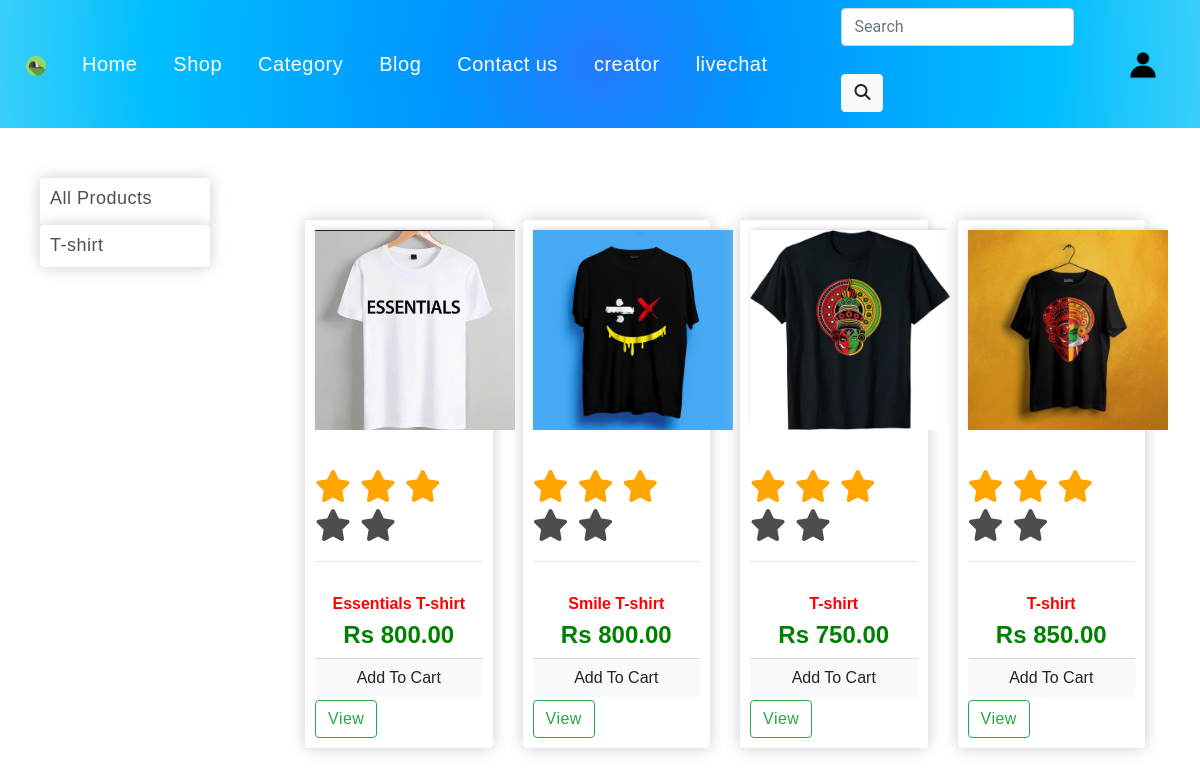
/home/categorie, run on an earlier commit of the app's database.
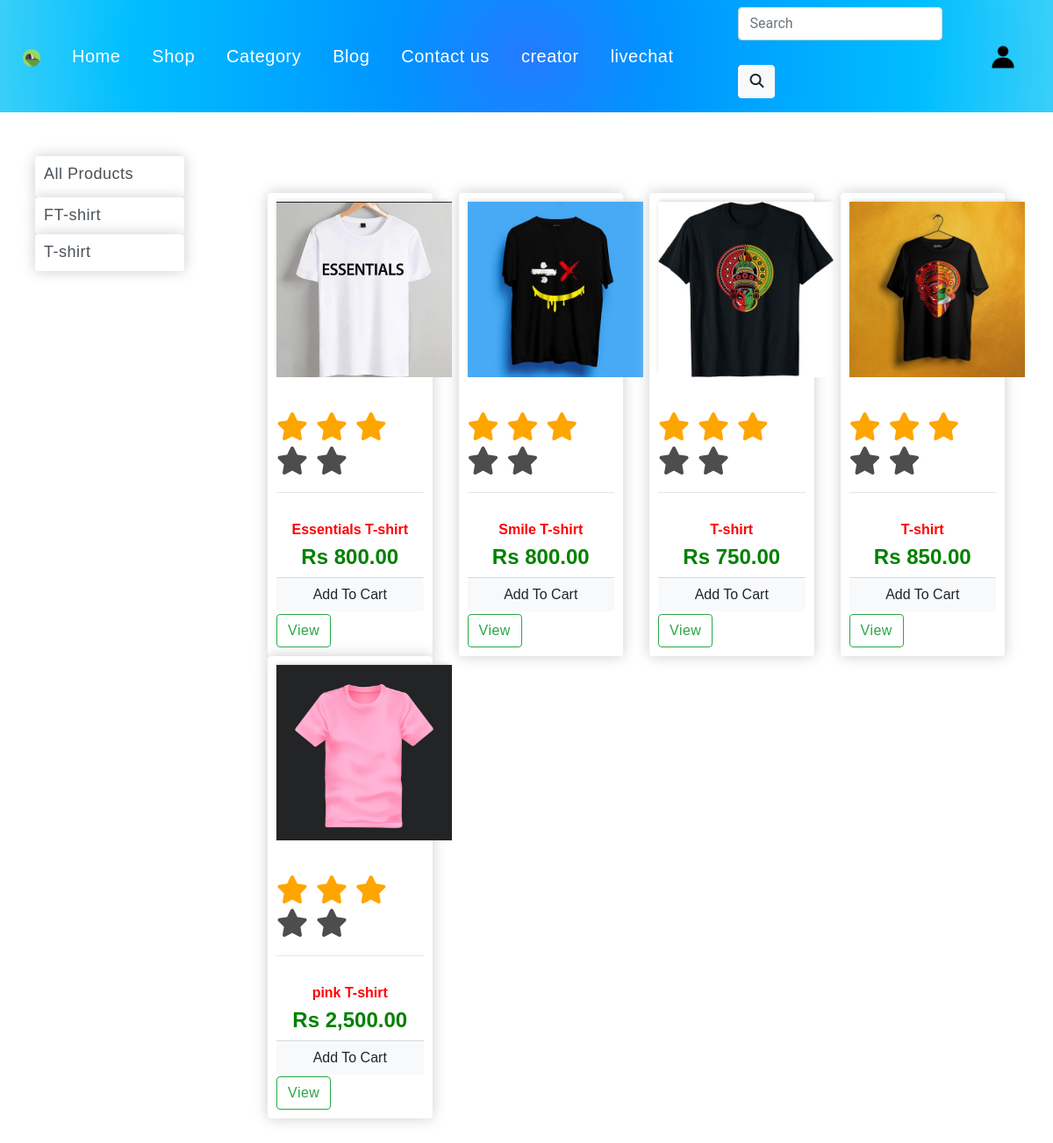
And on a later commit of the database.
### Home/models.py (models this page shows, shortened)
class Category(models.Model):
    name = models.CharField(max_length=200, db_index=True)
    gender = models.CharField(max_length=1, choices=GENDER_CHOICES)
    slug = models.SlugField(max_length=200, unique=True)
    class Meta:
        ordering = ('name',)
        verbose_name = 'category'
        verbose_name_plural = 'categories'
    @staticmethod
    def get_all_categories():
        return Category.objects.all()

class Product(models.Model):
    id=models.AutoField(auto_created=True,primary_key=True)
    category = models.ForeignKey(Category, related_name='products', on_delete=models.CASCADE)
    name = models.CharField(max_length=200, db_index=True)
    slug = models.SlugField(max_length=200, db_index=True)
    image=models.ImageField(upload_to="media/productimage/")
    description = models.TextField(blank=True)
    price = models.DecimalField(max_digits=10, decimal_places=2)
    available = models.BooleanField(default=True)
    class Meta:
        ordering = ('name',)
        index_together = (('id', 'slug'),)
    @staticmethod
    def get_all_products():
        return Product.objects.all()

### Home/views.py (the view)
# urls.py: path('categorie', views.categorie,name="categorie"),
def categorie(request):
    cart = request.session.get('cart')
    if not cart:
        request.session['cart'] = {}
    products = None
    categories = Category.get_all_categories()
    categoryID = request.GET.get('category')
    if categoryID:
        products = Product.get_all_products_by_categoryid(categoryID)
    else:
        products = Product.get_all_products();
    data = {}
    data['products'] = products
    data['categories'] = categories
    print('you are : ', request.session.get('email'))
    return render(request, 'productpage/categorie.html', data)

### Home/templatetags/cart.py (called while the page is built)
@register.filter(name='is_in_cart')
def is_in_cart(product  , cart):
    keys = cart.keys()
    for id in keys:
        if int(id) == product.id:
            return True
    return False;

### templates/productpage/categorie.html (shortened to what this page needs)
{% extends 'base.html' %}
{% load static %}
{% block css %}<link rel="stylesheet" type="text/css" href="{% static 'css/main.css' %}">{% endblock %}
{% block content %}
{% load cart %}
{% load custom_filter %}
<h2 class="d-flex justify-content-center pt-5">Category<h2>
    <div class="container-fluid ">
        <div class="row">
            <div class="col-lg-2 mx-auto">
                <div class="list-group">
                    <a href="#" class="box-element product list-group-item-action pb-3">All Products</a>
                    {% for category in categories %}
                    <a href="?category={{category.id}}"
                        class="box-element product list-group-item-action">{{category.name}}</a>
                    {% endfor %}
                </div>
            </div>
            <div id='products' class="col-lg-9 mx-auto">
        <div class="container containbox" >
    <div class="row">
        {% for product in products %}
        <div class="col-lg-3">
            <div class="box-element product">
            <div class = "product-img">
            <img class="thumbnail" src="{{product.image.url}}">
            </div>
            <br>
            <span class="fa fa-star checked"></span>
            <span class="fa fa-star checked"></span>
            <span class="fa fa-star checked"></span>
            <span class="fa fa-star"></span>
            <span class="fa fa-star"></span>
            <hr>
                <h6 class = "d-flex justify-content-center pt-3" style="color:red;"><strong>{{product.name}}</strong></h6>
                <h4 class="d-flex justify-content-center " style="color:green; "><strong>Rs {{product.price}}</strong></h4>
                    <div class="card-footer p-0 no-gutters">
                        {% if product|is_in_cart:request.session.cart %}
                        <div class="row no-gutters btn-outline-light">
                            <form action="/#{{product.id}}" class="col-2 " method="post">
                                {% csrf_token %}
                                <input hidden type="text" name='product' value='{{product.id}}'>
                                <input hidden type="text" name='remove' value='True'>
                                <input type="submit" value=" - " class="btn btn-block btn-light border-right">
                            </form>
                            <div class="text-center col btn btn-primary">{{product|cart_quantity:request.session.cart}} in Cart</div>
                            <form action="/#{{product.id}}" class="col-2 " method="post">
                                {% csrf_token %}
                                <input hidden type="text" name='product' value='{{product.id}}'>
                                <input type="submit" value=" + " class="btn btn-block btn-light border-left">
                            </form>
                        </div>
                        {% else %}
                        <form action="/#{{product.id}}" method="POST" class="btn-block">
                            <input type="submit" class="float-right btn btn-light  form-control"
                                value="Add To Cart">
                        </form>
                        {% endif %}
                    </div>
              <a class="btn btn-outline-success" href="{% url "edit" product.id%}" >View</a>
        </div>
    </div>
    {% endfor %}
</div>
</div>
    </div>
</div>
{% endblock content %}

What changed in the data, as far as the page shows it:
added Category: name "FT-shirt"
added Product: image (picture), name "pink T-shirt", price "2,500.00"
